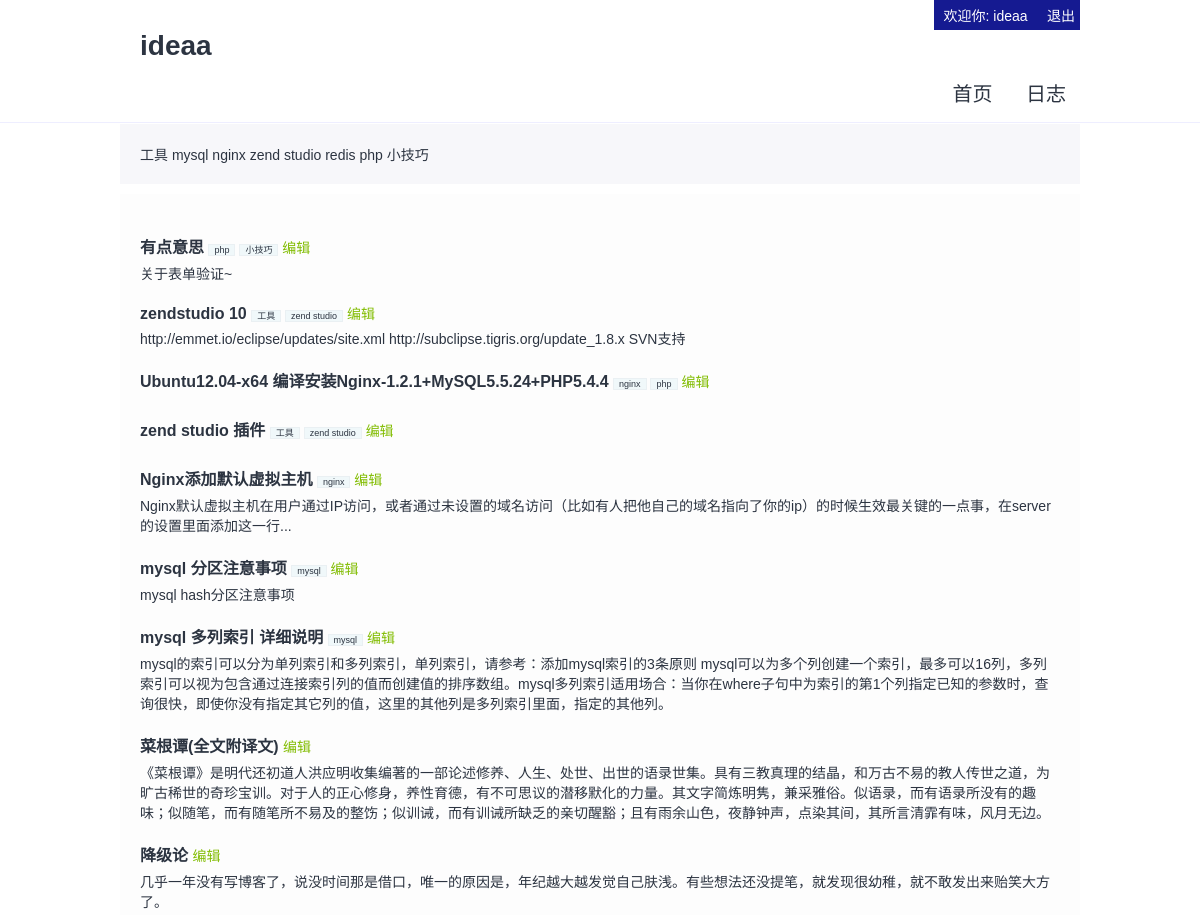
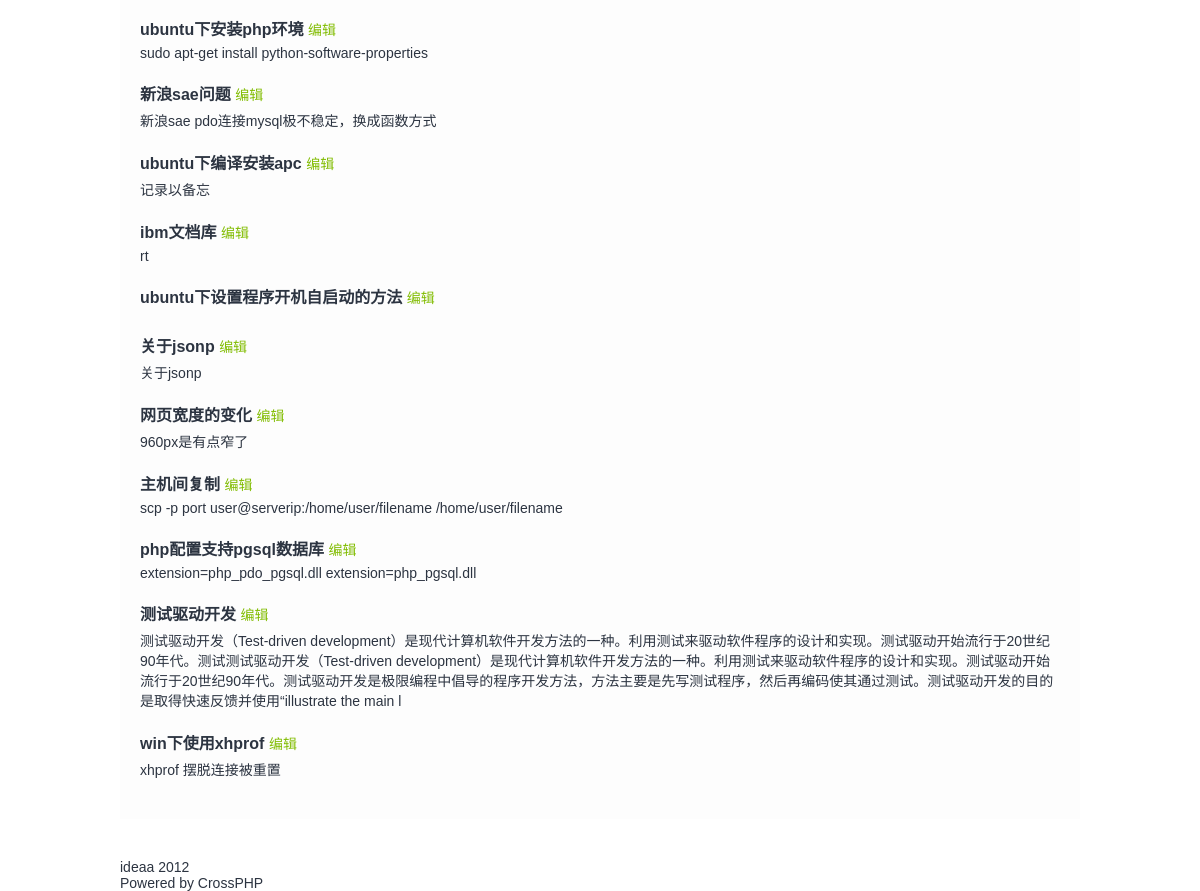
Screenshot of / (signed in) with the database file from the repository (2 pictures, top to bottom).
### tables this page shows
CREATE TABLE IF NOT EXISTS `article_tags` (
  `id` int(10) unsigned NOT NULL AUTO_INCREMENT,
  `tid` int(10) unsigned NOT NULL DEFAULT '0',
  `aid` int(10) unsigned NOT NULL DEFAULT '0',
  PRIMARY KEY (`id`),
  KEY `aid` (`aid`),
  KEY `tid` (`tid`)
);

CREATE TABLE IF NOT EXISTS `tags` (
  `id` int(10) unsigned NOT NULL AUTO_INCREMENT,
  `name` varchar(255) NOT NULL DEFAULT '',
  PRIMARY KEY (`id`),
  KEY `name` (`name`)
);

CREATE TABLE IF NOT EXISTS `article` (
  `id` int(11) NOT NULL AUTO_INCREMENT,
  `cid` tinyint(4) NOT NULL COMMENT '分类ID',
  `istop` tinyint(4) NOT NULL,
  `title` varchar(255) NOT NULL,
  `status` tinyint(4) NOT NULL DEFAULT '1',
  `author` varchar(128) NOT NULL,
  `desc` varchar(255) DEFAULT NULL,
  `content` text NOT NULL,
  `date` int(11) NOT NULL,
  PRIMARY KEY (`id`)
);

### app/home/views/MainView.php (called while the page is built, shortened)
<?php defined('DOCROOT')or die('Access Denied');
class MainView extends CoreView
{
    function index($data)
    {
        $article = $data["article"];
        include $this->tpl('main');
    }
}

### app/home/controllers/Main.php (called while the page is built, shortened)
<?php defined('DOCROOT')or die("Access Denied");
class Main extends CoreController
{
    function index()
    {
        $data["article"] = $data["tag"] = array();
        $data["article"] = $this->model->load("ArticleModel")->getArticle(0, 20);
        $data["tag"] = $this->model->load("UserModel")->get_all_tag();
        $this->view->display($data);
    }
}

### crossphp/core/Dispatcher.php (called while the page is built, shortened)
<?php defined('CROSSPHP_PATH')or die('Access Denied');
class Dispatcher
{
    private static $controller;
    private static $action;
    private static $params;
    private static $appConfig;
    private function __construct($appinit)
    {
        self::$appConfig = $appinit;
    }
    private static function parseRouter( $router, $args )
    {
        if(is_object($router)) {
            self::$controller     = $router->getController();
            self::$action         = $router->getAction();
            self::$params         = $router->getParams();
        }
    }
    public static function run($router, $args = null)
    {
        $_action = self::$action;
        $controller = new self::$controller( self::$controller, $_action, self::$params, self::$appConfig );
        return $controller->$_action( self::$params );
    }
}

### crossphp/core/Cross.php (called while the page is built, shortened)
<?php defined('CROSSPHP_PATH')or die('Access Denied');
class Cross {
    public  static $appname;
    private static $_config;
    private static $appset;
    private function __construct( $appname, $_config )
    {
        self::$appname = $appname;
        self::$_config = $_config;
    }
    static function config( )
    {
        return Config::getInstance( self::$appname )->init( self::$_config );
    }
    static function getAppset()
    {
        return self::config()->getInit();
    }
    static function router()
    {
        return Router::getInstance()->set( self::$appset )->getRouter();
    }
    private function appInit( )
    {
        self::$appset = self::getAppset();
    }
    public function run( $args = null )
    {
        Dispatcher::getInstance( self::config() )->run( self::router(), $args );
    }
}

### index.php (called while the page is built, shortened)
<?php define('DOCROOT', realpath(dirname(__FILE__)).DIRECTORY_SEPARATOR);
Cross::loadApp( 'home' )->run();

### crossphp/lib/DataAccess.php (called while the page is built, shortened)
<?php
class DataAccess
{
    private $_link;
    function __construct($dbhost, $dbuser, $dbpass, $dbname, $dbport="3306", $dbcharset="utf8")
    {
        $this->_link = mysql_connect($dbhost.':'.$dbport, $dbuser, $dbpass);
        return $this->_link;
    }
    private function query($sql)
    {
        $query = mysql_query($sql, $this->_link);
        if($query) return $query;
        else exit('Query error.'.mysql_errno().'-'.mysql_error());
    }
    public function fetchAll($sql)
    {
        $_query = $this->query($sql);
        $result = array();
        $i = 0;
        while($row = mysql_fetch_assoc($_query))
        {
            $result[$i] = $row;
            $i++;
        }
        return $result;
    }
}

### app/home/models/ArticleModel.php (called while the page is built, shortened)
<?php defined('DOCROOT')or die('Access Denied');
class ArticleModel extends CoreModel
{
    function getArticle($page=0, $pre=10)
    {
        $sql = "SELECT * FROM `article` ORDER BY `date` DESC LIMIT {$page}, {$pre}";
        $data = $this->link->fetchAll($sql);
        foreach($data as & $a) {
            $tag_sql = "SELECT at.tid as id, t.name as name FROM `article_tags` as at, `tags` as t WHERE at.aid={$a["id"]} AND at.tid=t.id";
            $a["tag"] = $this->link->fetchAll($tag_sql);
        }
        return $data;
    }
}
?>

### crossphp/core/Config.php (called while the page is built, shortened)
<?php defined('CROSSPHP_PATH')or die('Access Denied');
class ConfigBase implements ConfigInterface
{
    private $init;
    function get($config, $name=null)
    {
        if(is_string($config))
        {
            if(isset($this->init[$config])) {
                if($name) {
                    if(isset($this->init[$config][$name])) {
                        return $this->init[$config][$name];
                    } else {
                        return false;
                    }
                }
                return $this->init[$config];
            }
        }
    }
    function setInit($init)
    {
        $this->init = $init;
    }
}

### app/home/models/UserModel.php (called while the page is built, shortened)
<?php defined('DOCROOT')or die('Access Denied');
class UserModel extends CoreModel
{
    function get_all_tag()
    {
        $sql = "SELECT * FROM `tags`";
        return $this->link->fetchAll($sql);
    }
}

### crossphp/core/Loader.php (called while the page is built, shortened)
<?php defined('CROSSPHP_PATH')or die('Access Denied');
class Loader
{
    static private $coreClass;
    private function __construct( )
    {
        self::$coreClass = self::getCoreClass();
    }
    private static function getCoreClass()
    {
        return array
        (
            'RouterInterface'   => 'interface/RouterInterface.php',
            'Loader'        => 'core/Loader.php',
            'Dispatcher'    => 'core/Dispatcher.php',
            'FrameBase'     => 'core/FrameBase.php',
            'Config'        => 'core/Config.php',
            'Cache'         => 'core/Cache.php',
            'CrossException'    => 'exception/CrossException.php',
            'CoreException'     => 'exception/CoreException.php',
            'FrontException'    => 'exception/FrontException.php',
            'CacheException'    => 'exception/CacheException.php',
            'CoreController' => 'core/CoreController.php',
            'CoreModel'      => 'core/CoreModel.php',
            'CoreView'       => 'core/CoreView.php',
            'Request'        => 'core/Request.php',
            'Response'       => 'core/Response.php',
            'Router'         => 'core/Router.php',
            'UrlRouter'      => 'core/UrlRouter.php',
            'Helper'         => 'core/Helper.php',
            'Mcrypt'         => 'core/Mcrypt.php',
            'DEcode'         => 'core/DEcode.php',
            'HexCrypt'       => 'core/HexCrypt.php',
            'Page'          => 'lib/Page.php',
            'tsImg'         => 'lib/class.image.php',
            'MySql'         => 'lib/pdo_mysql.php',
            'MongoBase'     => 'lib/MongoBase.php',
            'DataAccess'    => 'lib/DataAccess.php',
            'resizeimage'   => 'lib/resizeimage.php',
            'PdoDataAccess' => 'lib/PdoDataAccess.php',
        );
    }
    static function autoLoad($classname)
    {
        if( isset(self::$coreClass[$classname]) ) {
            $_filename= CROSSPHP_PATH.self::$coreClass[$classname];
        }
    }
}

### crossphp/core/Helper.php (called while the page is built, shortened)
<?php defined('CROSSPHP_PATH')or die('Access Denied');
class Helper
{
	public static function echoStr($str,$len,$IsNotPoint=false)
	{
		$temp=self::GetShowLen($str);
		if($temp == $len) {
			return $str ;
		}else{
			$len = $len - 1 ;
		}
		$start = 0 ;
        $chars = $str;
        $i=0;
        $m=0;
        $n=0;
        do {
            if (isset($chars[$i]) && preg_match ("/[0-9a-zA-Z ,:.;?!'\"]/", $chars[$i])){
                $m++;
            } else {   $n++;  }
            $k = $n/3+$m/2;
            $l = $n/3+$m;
            $i++;
        } while($k < $len);
        $str1 = mb_substr($str,$start,$l,'utf-8');
        if(strlen($str)==strlen($str1)) return $str ;
        else if($IsNotPoint) {
            return $str1;
        }
        else return $str1."..";
	}
    public static function GetStrLen ($str)
    {
        return mb_strlen($str);
    }
    public static function GetShowLen ($s)
    {
        $al = self::GetStrLen($s);
        $el = 0;
        foreach (unpack("C*", $s) as $e)
        {
            if ($e <= 0x7F)
            {
                $el ++;
            }
        }
        return ($al - $el) + intval($el / 2) + $el % 2;
    }
}

### app/home/templates/web/page/article_list.tpl.php (the view)
<ul>
<?php foreach($article as $item) {
    ?>
    <li>
        <div class="articlelist">
            <a class="listtitle" href="<?php echo $this->link("article:detail", array($item["id"], "{$item["title"]}.html")) ?>">
                <?php echo $item["title"] ?>
            </a>
            <?php if(! empty($item["tag"])) : ?>
                <?php foreach($item["tag"] as $tag) : ?>
                <a style="font-size:9px;background: rgb(240, 248, 250);padding: 0px 5px;border:1px solid rgb(234, 240, 243)" href="<?php echo $this->link("tag",array($tag["id"], $tag["name"])) ?> "><?php echo $tag["name"] ?></a>
                <?php endforeach ?>
            <?php endif ?>
            <?php if(isset($_SESSION["u"])) : ?>
            <a class="bmodify" href="<?php echo $this->link("user:edit", $item["id"]) ?>">编辑</a>
            <?php endif ?>
        </div>
        <div><?php echo Helper::echoStr(stripcslashes($item["desc"]), 400) ?></div>
    </li>
    <?php
} ?>
</ul>

### app/home/templates/web/page/main.tpl.php
<div class="tag">
    <?php foreach($data["tag"] as $tag) : ?>
    <a href="<?php echo $this->link("tag",array($tag["id"], $tag["name"])) ?> "><?php echo $tag["name"] ?></a>
    <?php endforeach ?>
</div>
<div class="main">
<?php include $this->tpl("article_list") ?>
</div>

### static/css/style.css (style rules this page uses)
body, h1, h2, h3, h4, h5, h6, hr, p, blockquote, dl, dt, dd, ul, ol, li, pre, form, fieldset, legend, button, input, textarea, th, td { margin:0;padding:0 }
body { color:#2C3441;padding:0;margin:0;font-size:14px;font-family: 微软雅黑,Arial,Helvetica,sans-serif; }
a { color:#2C3441;text-decoration:none; }
ul li { list-style:none; }
.tag { background: rgb(247, 247, 250);padding:20px; }
.main { margin:10px auto;min-height:600px;background:#FDFDFD;padding:20px; }
.main li { margin:20px 0; }
.main .listtitle { font-size:16px;font-weight:700; }
.main .articlelist { padding-bottom:5px; }
.bmodify { color:#81BC00; }

### rows the page displays
article_tags: tags.name "工具"
article_tags: tags.name "mysql"
article_tags: tags.name "nginx"
article_tags: tags.name "zend studio"
tags: name "redis"
article_tags: tags.name "php"
article_tags: tags.name "小技巧"
article: title "有点意思", desc "关于表单验证~"
article: title "zendstudio 10", desc "http://emmet.io/eclipse/updates/site.xml http://subclipse.tigris.org/update_1.8.x SVN支持"
article: title "Ubuntu12.04-x64 编译安装Nginx-1.2.1+MySQL5.5.24+PHP5.4.4"
article: title "zend studio 插件"
article: title "Nginx添加默认虚拟主机", desc "Nginx默认虚拟主机在用户通过IP访问，或者通过未设置的域名访问（比如有人把他自己的域名指向了你的ip）的时候生效最关键的一点事，在server的设置里面添加这一行..."
article: title "mysql 分区注意事项", desc "mysql hash分区注意事项"
article: title "mysql 多列索引 详细说明", desc "mysql的索引可以分为单列索引和多列索引，单列索引，请参考：添加mysql索引的3条原则 mysql可以为多个列创建一个索引，最多可以16列，多列索引可以视为包含通过连接索引列的值而创建值的排序数组。mysql多列索引适用场合：当你在where子句中为索引的第1个列指定已知的参数时，查询很快，即使你没有指定其它列的值，这里的其他列是多列索引里面，指定的其他列。"
article: title "菜根谭(全文附译文)", desc "《菜根谭》是明代还初道人洪应明收集编著的一部论述修养、人生、处世、出世的语录世集。具有三教真理的结晶，和万古不易的教人传世之道，为旷古稀世的奇珍宝训。对于人的正心修身，养性育德，有不可思议的潜移默化的力量。其文字简炼明隽，兼采雅俗。似语录，而有语录所没有的趣味；似随笔，而有随笔所不易及的整饬；似训诫，而有训诫所缺乏的亲切醒豁；且有雨余山色，夜静钟声，点染其间，其所言清霏有味，风月无边。"
article: title "降级论", desc "几乎一年没有写博客了，说没时间那是借口，唯一的原因是，年纪越大越发觉自己肤浅。有些想法还没提笔，就发现很幼稚，就不敢发出来贻笑大方了。"
article: title "ubuntu下安装php环境", desc "sudo apt-get install python-software-properties"
article: title "新浪sae问题", desc "新浪sae pdo连接mysql极不稳定，换成函数方式"
article: title "ubuntu下编译安装apc", desc "记录以备忘"
article: title "ibm文档库", desc "rt"
article: title "ubuntu下设置程序开机自启动的方法"
article: title "关于jsonp", desc "关于jsonp"
article: title "网页宽度的变化", desc "960px是有点窄了"
article: title "主机间复制", desc "scp -p port user@serverip:/home/user/filename /home/user/filename"
article: title "php配置支持pgsql数据库", desc "extension=php_pdo_pgsql.dll extension=php_pgsql.dll"
article: title "测试驱动开发", desc "测试驱动开发（Test-driven development）是现代计算机软件开发方法的一种。利用测试来驱动软件程序的设计和实现。测试驱动开始流行于20世纪90年代。测试测试驱动开发（Test-driven development）是现代计算机软件开发方法的一种。利用测试来驱动软件程序的设计和实现。测试驱动开始流行于20世纪90年代。测试驱动开发是极限编程中倡导的程序开发方法，方法主要是先写测试程序，然后再编码使其通过测试。测试驱动开发的目的是取得快速反馈并使用“illustrate the main l"
article: title "win下使用xhprof", desc "xhprof 摆脱连接被重置"

### other values shown
$_SESSION["screen_name"] "ideaa"
